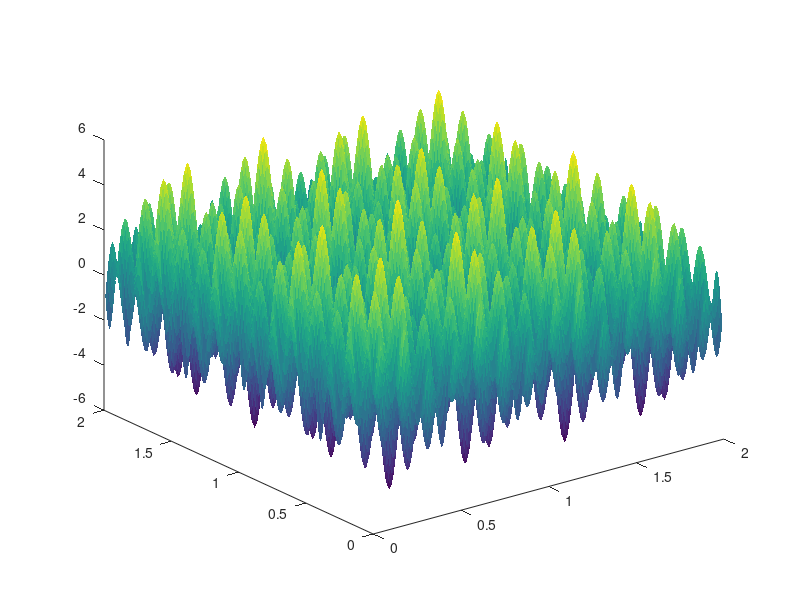
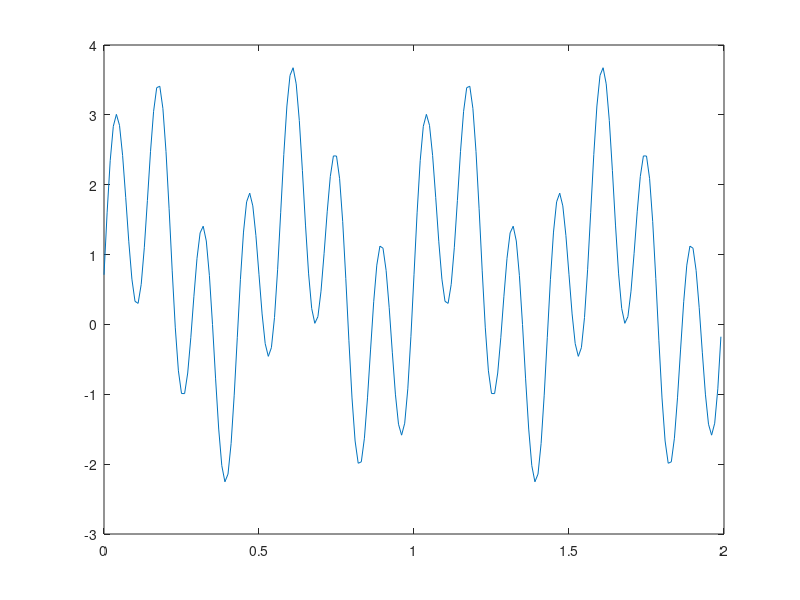
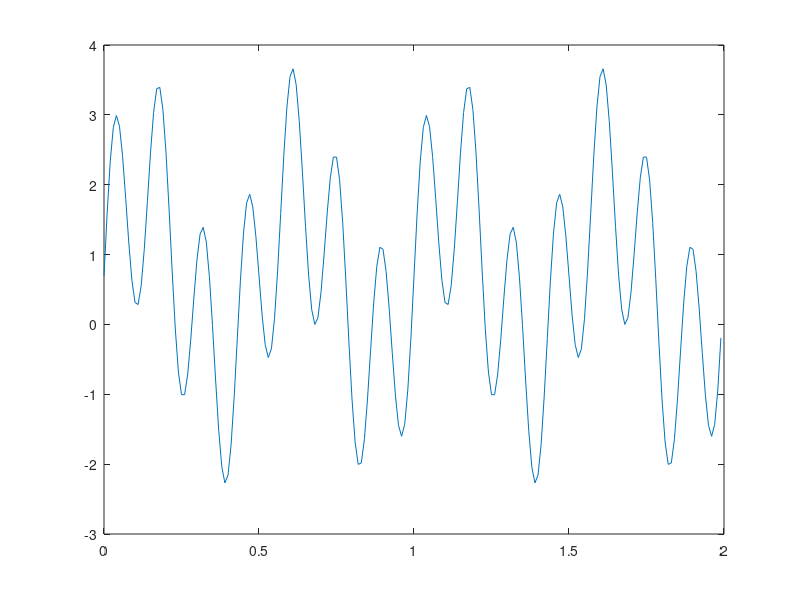
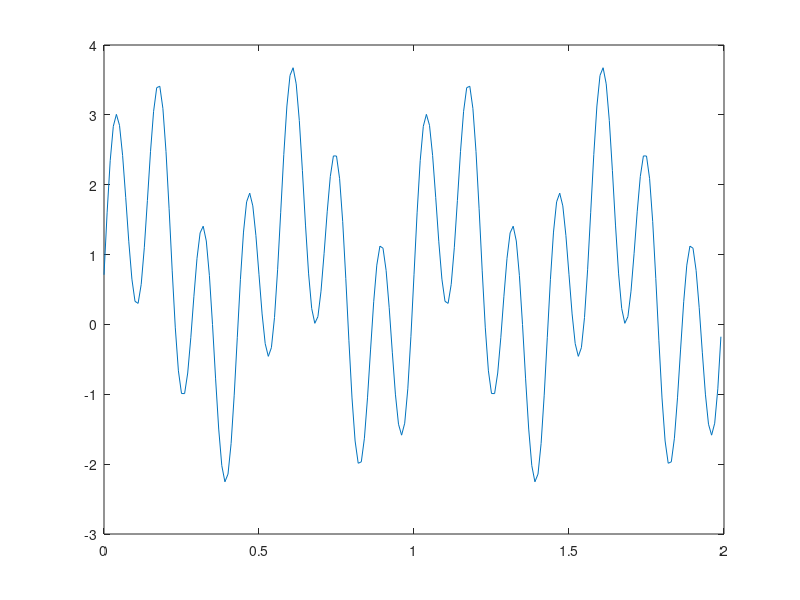

Reproduce these figures in MATLAB, in order. (Note: this script raises an error after producing the figures.)
fs = 100;
fr1 = 2;
fr2 = 7;

t = 0:1/fs:2-1/fs;                      % 10 sec sample
x = t;
y = x;
[X1 Y1] = meshgrid(x, y);

Z1 = (1.3)*sin(2*pi*fr1*X1)+((1.7)*sin(2*pi*fr2*(X1-2))) ...
+ (1.3)*sin(2*pi*fr1*Y1)+((1.7)*sin(2*pi*fr2*(Y1-2)));

[M N] = size(Z1);

figure('Name', 'Z1')
surface(X1, Y1, Z1,'EdgeColor', 'none'), view(3)

Zc1 = Z1(floor(M/3), :);
Xc1 = X1(floor(M/3), :);

figure('Name', 'Zc1')
plot(Xc1, Zc1)

Zc2 = Z1(floor(2*M/3), :);
Xc2 = X1(floor(2*M/3), :);
figure('Name', 'Zc2')
plot(Xc2, Zc2)

Zc3 = Z1(:, floor(M/3));
Yc3 = Y1(:, floor(M/3));
figure('Name', 'Zc3')
plot(Yc3, Zc3)


Zc4 = Z1(:, floor(2*M/3));
Yc4 = Y1(:, floor(2*M/3));
figure('Name', 'Zc4')
plot(Yc4, Zc4)

Z1f = fft2(Z1);
Z1sh = fftshift(Z1f);
Z1P = Z1sh.*conj(Z1sh);
x2 = (-M/2:M/2-1)*(fs/M);
y2 = x2;
[X2 Y2] = meshgrid(x2, y2);

figure('Name', 'Z1P')
maxP = maxValueMatrix(Z1P);
k = 0.05;
Z1P = Z1P/(k*maxP);
surface(X2, Y2, Z1P,'EdgeColor', 'none'), view(3)







